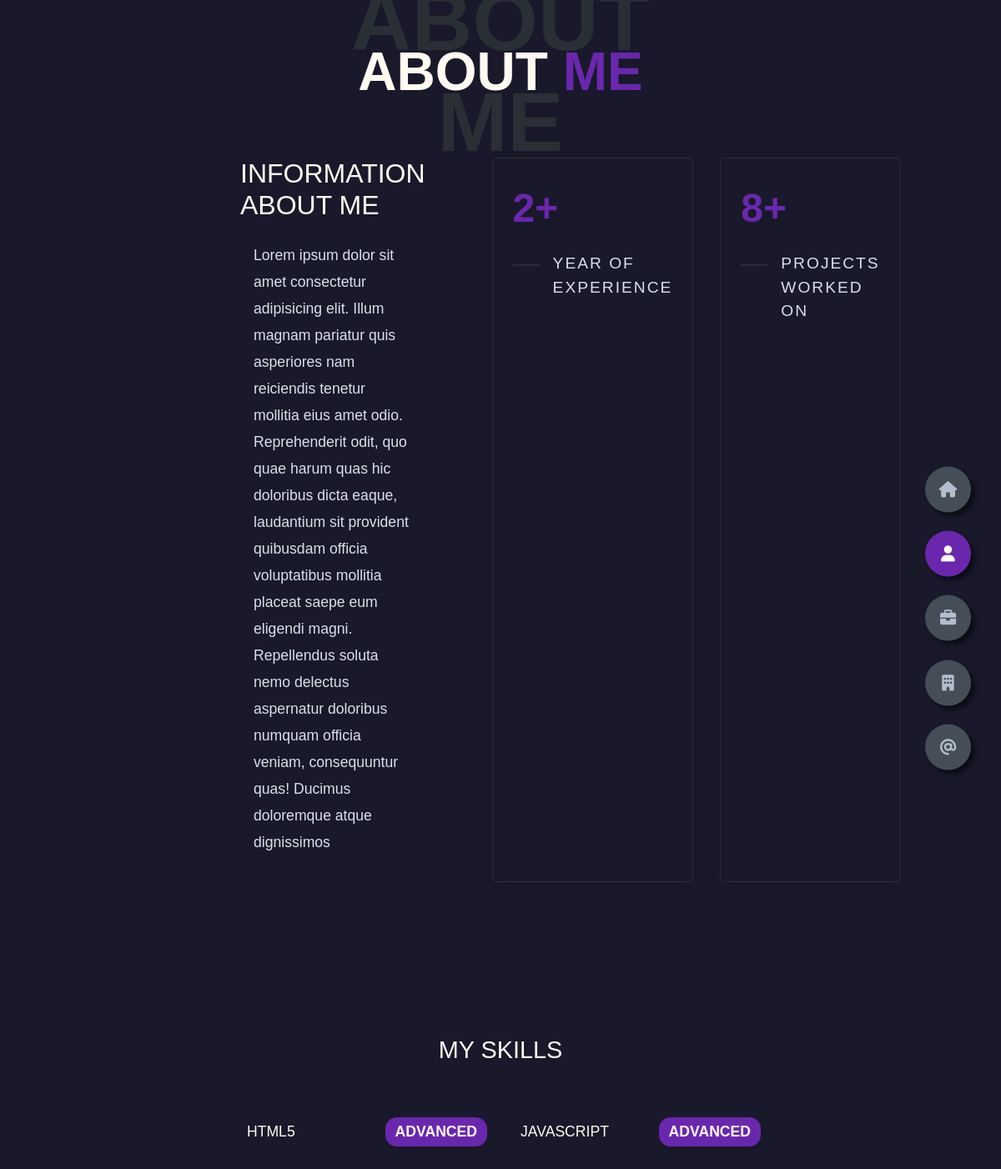
Page /about/ on the earlier database version.
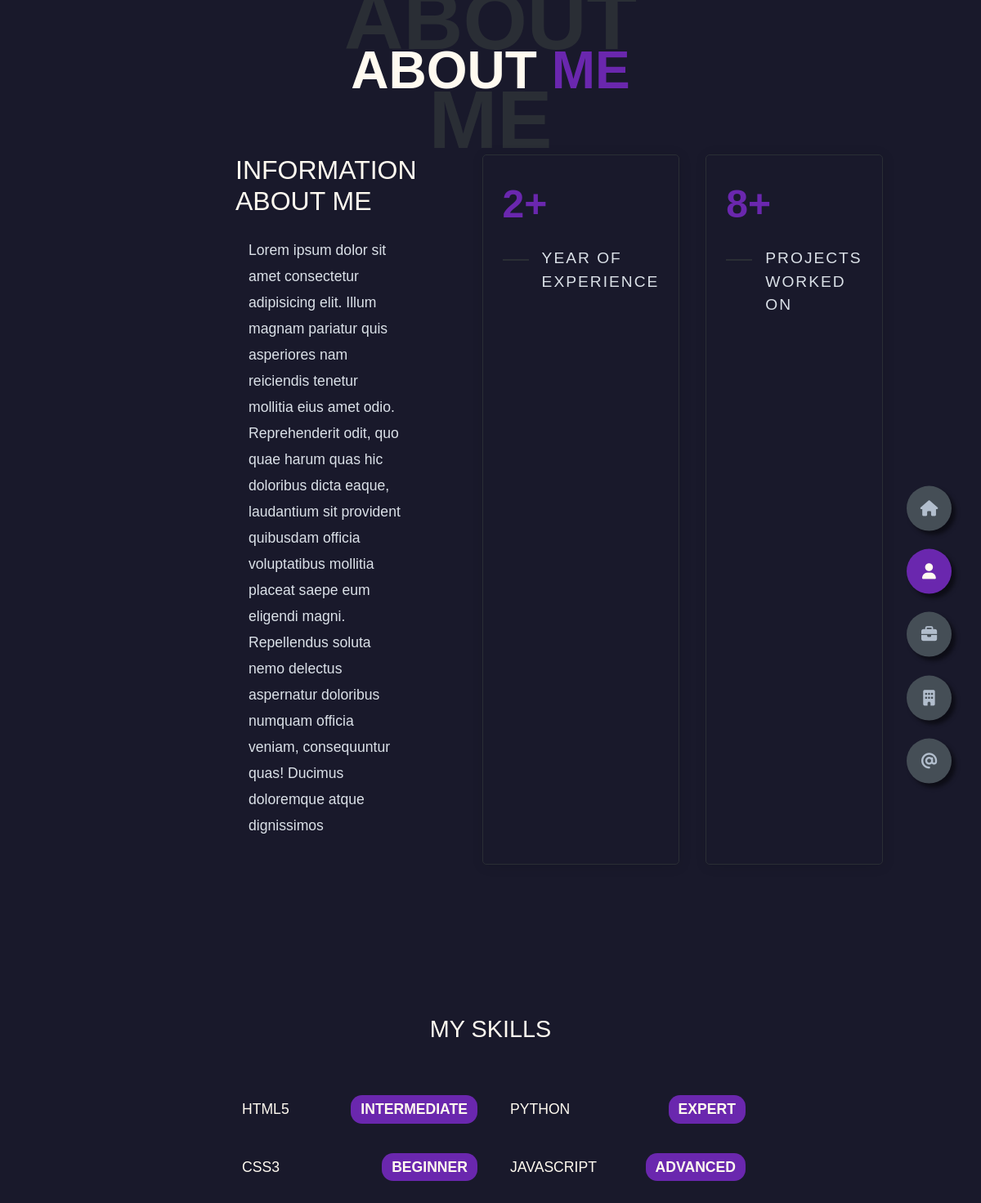
Same page on the later database version.
### core/models.py (models this page shows, shortened)
class StatItem(models.Model):
    large_text = models.CharField("Big Number/Text", max_length=20)
    small_text = models.CharField("Label", max_length=50)

class Skill(models.Model):
    LEVEL_CHOICES = [
        ('EXP', 'Expert'),
        ('ADV', 'Advanced'),
        ('INT', 'Intermediate'),
        ('BEG', 'Beginner'),
    ]
    name = models.CharField(max_length=50)
    level = models.CharField(
        max_length=3,
        choices=LEVEL_CHOICES,
        default='IN',
        help_text="Select your proficiency level"
    )
    class Meta:
        ordering = ['-level']  # show highest levels first (EX → BE)

### core/views.py (the view)
# urls.py: path('about/', views.AboutView.as_view(), name='about'),
class AboutView(TemplateView):
    template_name = 'core/about.html'
    def get_context_data(self, **kwargs):
        context = super().get_context_data(**kwargs)
        context['about'] = AboutInfo.objects.first()
        context['stats'] = StatItem.objects.all()
        context['skills'] = Skill.objects.all()
        return context

### core/templates/core/about.html (shortened to what this page needs)
{% extends 'core/base.html' %} {% block content %}
<section id="about" class="section sect2 about active">
  <div class="main-title">
    <h2>About <span>me</span><span class="bg-text">about me</span></h2>
  </div>
  <div class="about-container">
    <div class="left-about">
      <h4>{{ about.heading }}</h4>
      <p>{{ about.body }}</p>
    </div>
    <div class="right-about">
      {% for stat in stats %}
      <div class="abt-item-card">
        <div class="abt-item-text">
          <p class="large-text">{{ stat.large_text }}</p>
          <p class="small-text">{{ stat.small_text }}</p>
        </div>
      </div>
      {% endfor %}
    </div>
  </div>
    <div class="about-skills">
      <h4 class="stat-title">My Skills</h4>
      <div class="skills-list">
        {% for skill in skills %}
        <div class="skill-item">
          <div class="skill-info">
            <span class="skill-name">{{ skill.name }}</span>
          </div>
          <div class="skill-level">{{ skill.get_level_display }}</div>
        </div>
        {% endfor %}
      </div>
    </div>
</section>
{% endblock %}

Differences in the rows shown:
changed Skill "HTML5": level "ADVANCED" → "INTERMEDIATE"
added Skill: name "PYTHON", level "EXPERT"
added Skill: name "CSS3", level "BEGINNER"
